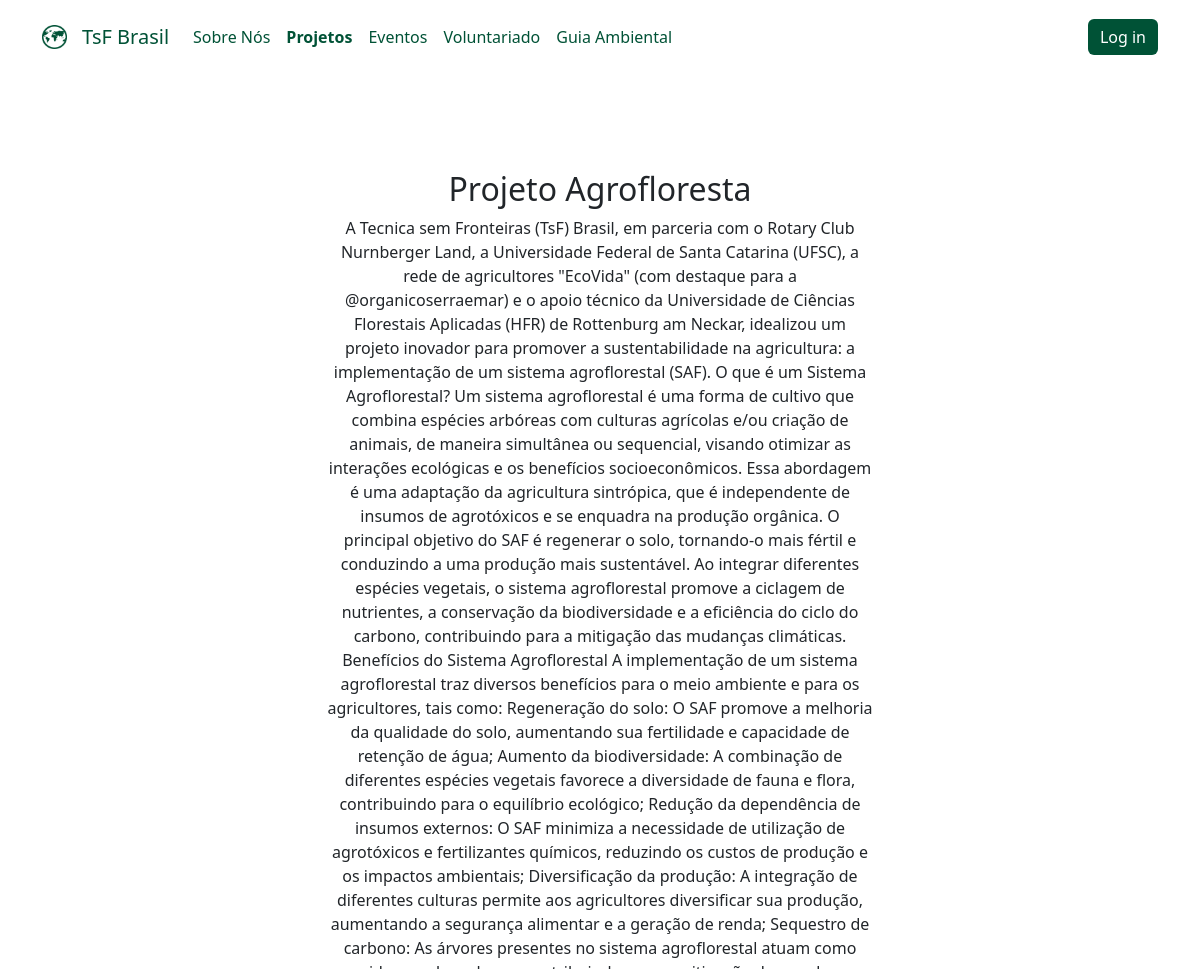
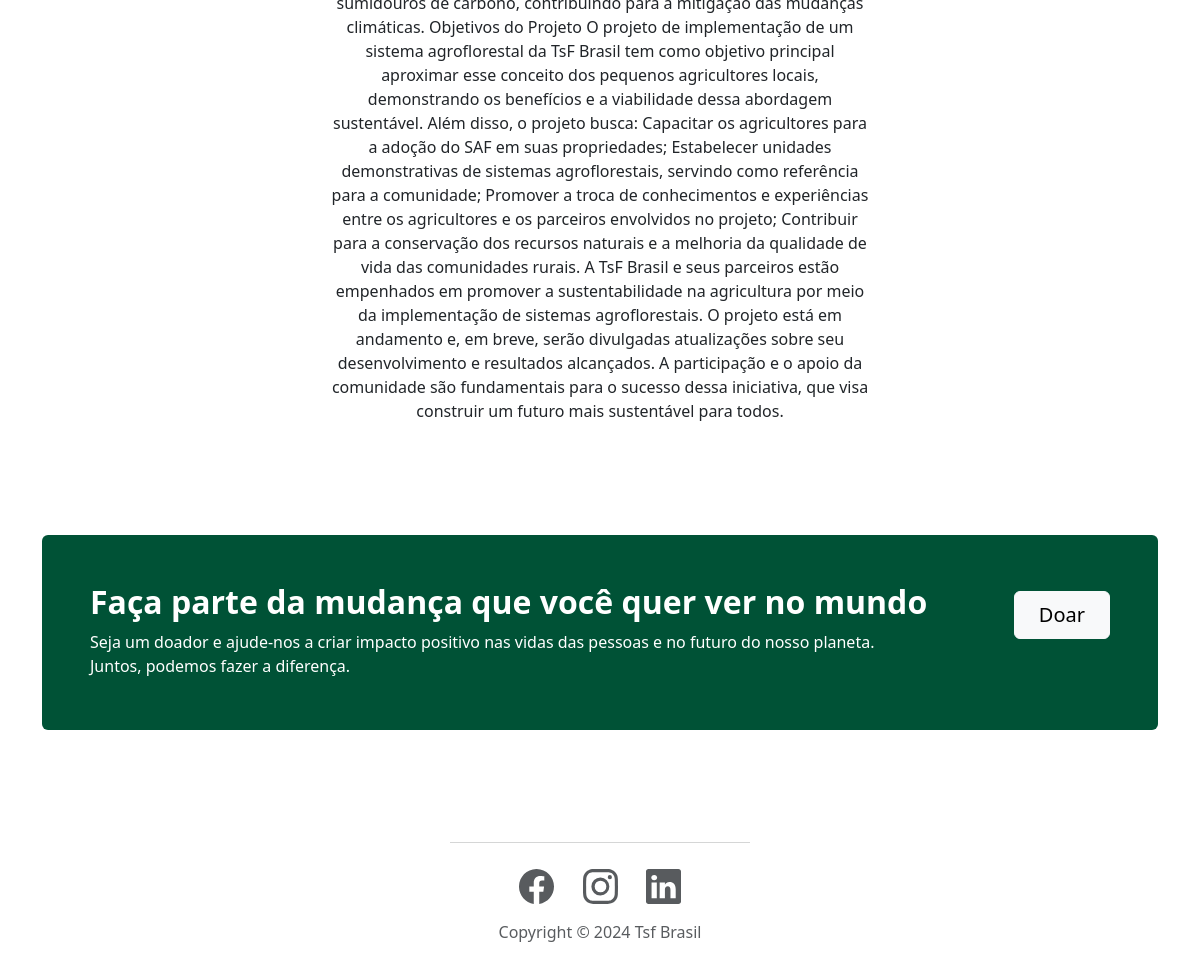
The page /prj/2/ on the database its author committed (2 pictures, top to bottom).
### tsfApp/models.py (models this page shows, shortened)
class project(models.Model):
    project_id = models.CharField(max_length=100)
    project_name = models.CharField(max_length=100)
    project_description = models.TextField(default='Default project text')
    project_text = models.TextField(default='Default project text')
    project_image = models.ImageField(upload_to='project_images')
    project_created_at = models.DateTimeField(auto_now_add=True)
    project_deleted_at = models.DateTimeField(auto_now_add=True)
    objects = models.Manager()

### tsfApp/views.py (the view)
# urls.py: path('prj/<int:projeto_id>/', views.projeto_detail, name='projetos_detail'),
def projeto_detail(request, projeto_id):
    projeto = get_object_or_404(project, id=projeto_id)
    return render(request, 'projeto_detail.html', {'projeto': projeto})

### templates/projeto_detail.html (shortened to what this page needs)
<!doctype html>
{% load static %}
<link rel="stylesheet" href="{% static 'css/bootstrap.min.css' %}" />
<link rel="stylesheet" href="{% static 'css/Features-Minimal-icons.css' %}" />
<link rel="stylesheet" href="{% static 'css/Footer-Basic-icons.css' %}" />
<link rel="stylesheet" href="{% static 'css/Hero-Carousel-images.css' %}" />
<link rel="stylesheet" href="{% static 'css/bootstrap.min.css' %}" />
<html data-bs-theme="light" lang="en">
    <head>
        <link rel="stylesheet" href="assets/bootstrap/css/bootstrap.min.css" />
        <link rel="stylesheet" href="assets/css/Features-Minimal-icons.css" />
        <link rel="stylesheet" href="assets/css/Footer-Basic-icons.css" />
        <link rel="stylesheet" href="assets/css/Hero-Carousel-images.css" />
    </head>
    <body>
        <nav
            id="menu"
            class="navbar navbar-expand-md sticky-top bg-body py-3"
            style="width: 100%; overflow-x: hidden"
        >
            <div class="container">
                <a class="navbar-brand d-flex align-items-center" href="/"
                    ><span
                        class="bs-icon-sm bs-icon-rounded bs-icon-primary d-flex justify-content-center align-items-center me-2 bs-icon"
                        style="background: #ffffff80"
                        ><img
                            src="Técnica sem Fronteiras LOGO 1 (Traced).png"
                            style="width: auto; height: 24px" /></span
                    ><span style="color: #005236">TsF Brasil</span></a
                >
                <div id="navcol-1" class="collapse navbar-collapse">
                    <ul class="navbar-nav me-auto">
                        <li id="sobre" class="nav-item">
                            <a
                                class="nav-link"
                                href="/sobre"
                                style="color: #005236"
                                >Sobre Nós</a
                            >
                        </li>
                        <li id="prj" class="nav-item">
                            <a
                                class="nav-link"
                                href="/prj"
                                style="color: #005236; font-weight: bold"
                                >Projetos</a
                            >
                        </li>
                        <li id="eventos" class="nav-item">
                            <a
                                class="nav-link active"
                                href="/eventos"
                                style="color: #005236"
                                >Eventos</a
                            >
                        </li>
                        <li id="voluntariado" class="nav-item">
                            <a
                                class="nav-link"
                                href="/voluntariado"
                                style="color: #005236"
                                >Voluntariado</a
                            >
                        </li>
                        <li id="guia" class="nav-item">
                            <a
                                class="nav-link"
                                href="/guia"
                                style="color: #005236"
                                >Guia Ambiental </a
                            >
                        </li>
                    </ul>
                    <a
                        class="btn btn-primary"
                        href="/login"
                        style="background: #005236; border-style: none"
                        >Log in
                    </a>
                </div>
            </div>
        </nav>
        <section class="py-4 py-xl-5">
            <div class="container py-4 py-xl-5">
                <div class="row mb-5">
                    <div class="col-md-8 col-xl-6 text-center mx-auto">
                        <h2>{{ projeto.project_name }}</h2>
                        <p class="w-lg-50">{{ projeto.project_text }}</p>
                    </div>
                </div>
            </div>
            <div class="container">
                <div
                    class="text-white bg-primary border rounded border-0 border-primary d-flex flex-column justify-content-between flex-lg-row p-4 p-md-5"
                    style="
                        background-color: var(--bs-emphasis-color);
                        --bs-primary: #005236;
                        --bs-primary-rgb: 0, 82, 54;
                    "
                >
                    <div class="pb-2 pb-lg-1">
                        <h2 class="fw-bold mb-2">
                            Faça parte da mudança que você quer ver no mundo
                        </h2>
                        <p class="mb-0">
                            Seja um doador e ajude-nos a criar impacto positivo
                            nas vidas das pessoas e no futuro do nosso planeta.
                            <br />Juntos, podemos fazer a diferença.
                        </p>
                    </div>
                    <div class="my-2">
                        <a
                            class="btn btn-light fs-5 py-2 px-4"
                            role="button"
                            href="#"
                            >Doar</a
                        >
                    </div>
                </div>
            </div>
        </section>
        <footer class="text-center">
            <div class="container text-muted py-4 py-lg-5">
                <div
                    class="d-flex d-xxl-flex justify-content-center justify-content-xxl-center"
                    style="padding-bottom: 10px"
                >
                    <hr class="d-xxl-flex" style="width: 300px" />
                </div>
                <ul class="list-inline">
                    <li class="list-inline-item me-4">
                    </li>
                    <li class="list-inline-item me-4">
                    </li>
                    <li class="list-inline-item">
                    </li>
                </ul>
                <p class="mb-0">Copyright © 2024 Tsf Brasil</p>
            </div>
        </footer>
    </body>
</html>

### rows shown on the page
project: project_name "Projeto Agrofloresta", project_text "A Tecnica sem Fronteiras (TsF) Brasil, em parceria com o Rotary Club Nurnberger Land, a Universidade Federal de Santa Catarina (UFSC), a rede de agricultores \"EcoVida\" (com destaque para a @organicoserraemar) e o apoio técnico da Universidade de Ciências Florestais Aplicadas (HFR) de Rottenburg am Neckar, idealizou um projeto inovador para promover a sustentabilidade na agricultura: a implementação de um sistema agroflorestal (SAF). O que é um Sistema Agroflorestal? Um sistema agroflorestal é uma forma de cultivo que combina espécies arbóreas com culturas agrícolas e/ou criação de animais, de maneira simultânea ou sequencial, visando otimizar as interações ecológicas e os benefícios…"
